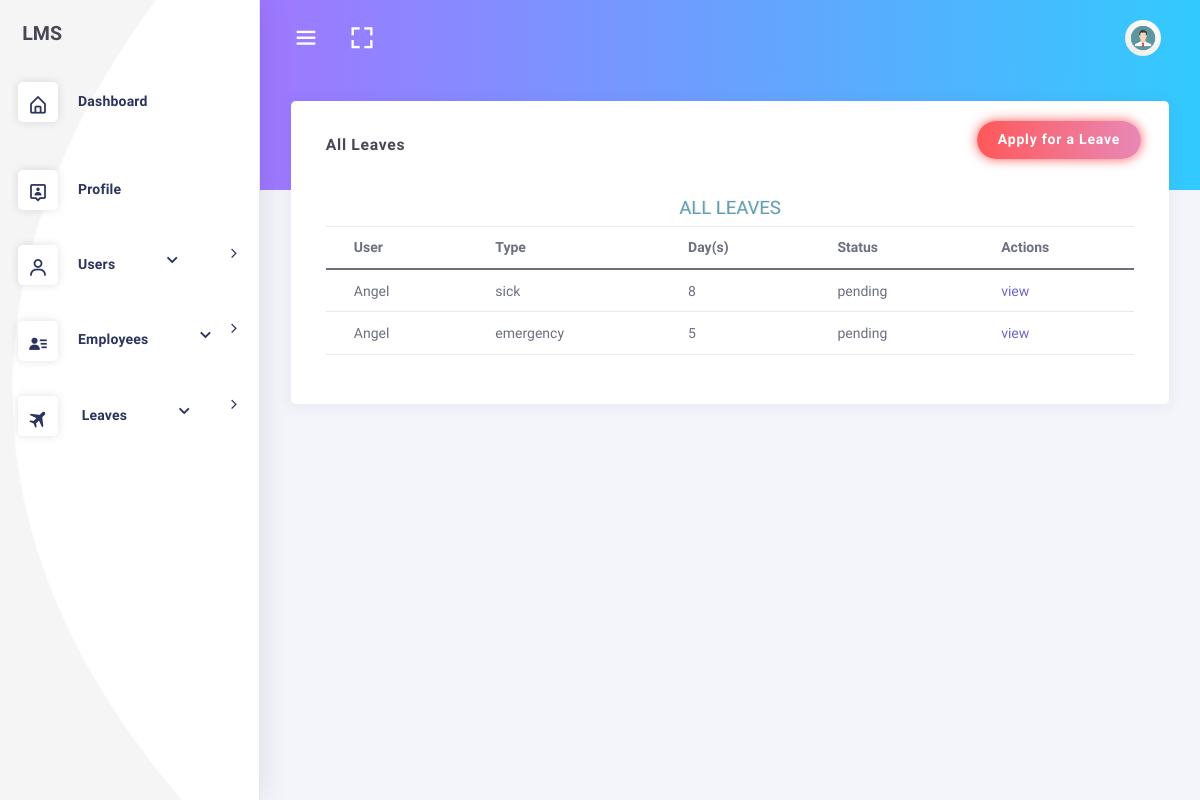
Screenshot of /dashboard/leaves/pending/all/ (signed in) with the database file from the repository.
### leave/models.py (models this page shows, shortened)
class Leave(models.Model):
	user = models.ForeignKey(User,on_delete=models.CASCADE,default=1)
	startdate = models.DateField(verbose_name=_('Start Date'),help_text='leave start date is on ..',null=True,blank=False)
	enddate = models.DateField(verbose_name=_('End Date'),help_text='coming back on ...',null=True,blank=False)
	leavetype = models.CharField(choices=LEAVE_TYPE,max_length=25,default=SICK,null=True,blank=False)
	reason = models.CharField(verbose_name=_('Reason for Leave'),max_length=255,help_text='add additional information for leave',null=True,blank=True)
	status = models.CharField(max_length=12,default='pending') #pending,approved,rejected,cancelled
	is_approved = models.BooleanField(default=False) #hide
	updated = models.DateTimeField(auto_now=True, auto_now_add=False)
	created = models.DateTimeField(auto_now=False, auto_now_add=True)
	objects = LeaveManager()
	class Meta:
		verbose_name = _('Leave')
		verbose_name_plural = _('Leaves')
		ordering = ['-created'] #recent objects
	@property
	def leave_days(self):
		days_count = ''
		startdate = self.startdate
		enddate = self.enddate
		if startdate > enddate:
			return
		dates = (enddate - startdate)
		return dates.days

### dashboard/views.py (the view)
# urls.py: path('leaves/pending/all/',views.leaves_list,name='leaveslist'),
def leaves_list(request):
	if not (request.user.is_staff and request.user.is_superuser):
		return redirect('/')
	leaves = Leave.objects.all_pending_leaves()
	return render(request,'dashboard/leaves_recent.html',{'leave_list':leaves,'title':'leaves list - pending'})

### leave/manager.py (called while the page is built)
	def all_pending_leaves(self):
		return super().get_queryset().filter(status = 'pending').order_by('-created')# applying FIFO

### templates/dashboard/leaves_recent.html (shortened to what this page needs)
{% extends 'base.html' %}
{% block content %}
<div class="row">
	<div class="col-lg-12 col-md-12">
		<div class="card" style="height: auto; padding: 1rem;">
			<div class="card-header">
				<h4 class="card-title">All Leaves</h4>
				<div class="heading-elements">
					<ul class="list-inline mb-0">
						<li><a href="{%url 'dashboard:createleave'%}"><button type="button"
									class="btn btn-glow btn-round btn-bg-gradient-x-red-pink">Apply for a
									Leave</button></a></li>
					</ul>
				</div>
			</div>
			<div class="card-content collapse show">
				<div class="card-body">
					<div class="table-responsive table-shadow">
						<div class="text-center table-description">
							<h4 class="title-h3" style="color: #60a0b3 !important;
		text-shadow: 1px 0px rgba(0,0,0,0.11)">ALL LEAVES</h4>
						</div>
						<table class="table">
							<thead>
								<tr>
									<th scope="col">User</th>
									<th scope="col">Type</th>
									<th scope="col">Day(s)</th>
									<th scope="col">Status</th>
									<th scope="col">Actions</th>
								</tr>
							</thead>
							<tbody>
								{% for leave in leave_list %}
								<tr>
									<td>{{ leave.user }}</td>
									<td>{{ leave.leavetype}}</td>
									<td>{{ leave.leave_days }}</td>
									<td>{{ leave.status }}</td>
									<td>
										<a href="{% url 'dashboard:userleaveview' leave.id %}">
											<span>view</span>
										</a>
									</td>
								</tr>
								{% endfor %}
							</tbody>
						</table>
					</div>
				</div>
			</div>
		</div>
	</div>
</div>
{% endblock %}

### rows the page displays
Leave: user "Angel", leavetype "sick", leave_days "8", status "pending"
Leave: user "Angel", leavetype "emergency", leave_days "5", status "pending"
